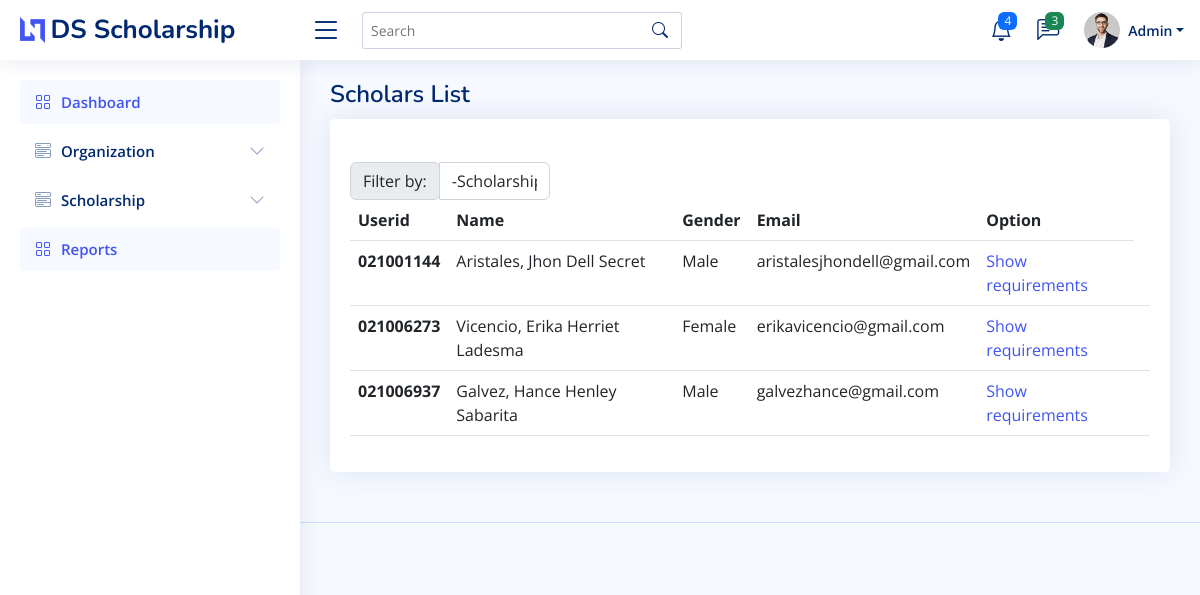
Before: /admin/list-scholars.php (signed in) with the older database file.
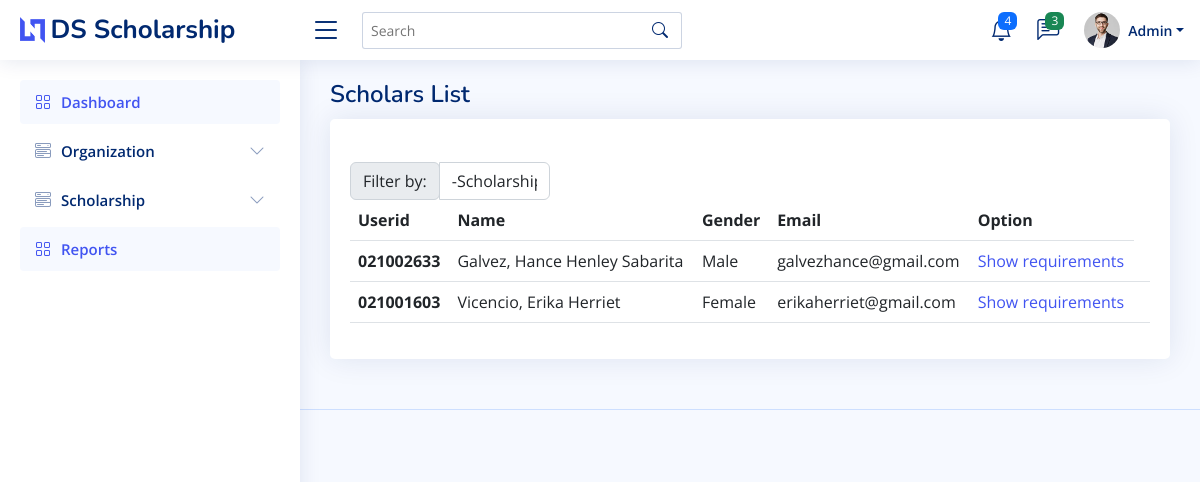
After: the same page with the newer database file.
### tables this page shows
CREATE TABLE `tbl_users` (
  `userID` varchar(100) NOT NULL,
  `userinfoID` text NOT NULL,
  `userlvlID` int(11) NOT NULL,
  `status` int(11) NOT NULL
);

CREATE TABLE `tbl_userinformation` (
  `userinfoID` varchar(100) NOT NULL,
  `fname` text DEFAULT NULL,
  `mname` text DEFAULT NULL,
  `lname` text DEFAULT NULL,
  `birthdate` text DEFAULT NULL,
  `gender` text DEFAULT NULL,
  `email` text NOT NULL,
  `contact` varchar(20) DEFAULT NULL,
  `address` varchar(100) DEFAULT NULL,
  `username` text NOT NULL,
  `password` text NOT NULL,
  `status` text NOT NULL,
  `profpic` varchar(255) NOT NULL
);

### admin/list-scholars.php (the view, shortened to what this page needs)
<?php
require '../conn.php';
$uid = $_SESSION['userID'];
$getdata = "SELECT * FROM `tbl_userinformation` INNER JOIN tbl_users ON tbl_userinformation.userinfoID = tbl_users.userinfoID WHERE tbl_users.userID = '$uid' ";
$getdataq = mysqli_query($conn, $getdata);
$rowdata = mysqli_fetch_array($getdataq);
?>
<!DOCTYPE html>
<html lang="en">
<head>
  <link href="../assets/vendor/bootstrap/css/bootstrap.min.css" rel="stylesheet">
  <link href="../assets/vendor/bootstrap-icons/bootstrap-icons.css" rel="stylesheet">
  <link href="../assets/vendor/boxicons/css/boxicons.min.css" rel="stylesheet">
  <link href="../assets/vendor/quill/quill.snow.css" rel="stylesheet">
  <link href="../assets/vendor/quill/quill.bubble.css" rel="stylesheet">
  <link href="../assets/vendor/remixicon/remixicon.css" rel="stylesheet">
  <link href="../assets/vendor/simple-datatables/style.css" rel="stylesheet">
  <link href="../assets/css/style.css" rel="stylesheet">
</head>
<body>
  <header id="header" class="header fixed-top d-flex align-items-center">
    <div class="d-flex align-items-center justify-content-between">
      <a href="index.html" class="logo d-flex align-items-center">
        <img src="../assets/img/logo.png" alt="">
        <span class="d-none d-lg-block">DS Scholarship</span>
      </a>
      <i class="bi bi-list toggle-sidebar-btn"></i>
    </div>
    <div class="search-bar">
      <form class="search-form d-flex align-items-center" method="POST" action="#">
        <input type="text" name="query" placeholder="Search" title="Enter search keyword">
        <button type="submit" title="Search"><i class="bi bi-search"></i></button>
      </form>
    </div>
    <nav class="header-nav ms-auto">
      <ul class="d-flex align-items-center">
        <li class="nav-item dropdown">
          <a class="nav-link nav-icon" href="#" data-bs-toggle="dropdown">
            <i class="bi bi-bell"></i>
            <span class="badge bg-primary badge-number">4</span>
          </a>
        </li>
        <li class="nav-item dropdown">
          <a class="nav-link nav-icon" href="#" data-bs-toggle="dropdown">
            <i class="bi bi-chat-left-text"></i>
            <span class="badge bg-success badge-number">3</span>
          </a>
        </li>
        <li class="nav-item dropdown pe-3">
        <a class="nav-link nav-profile d-flex align-items-center pe-0" href="#" data-bs-toggle="dropdown">
              <img src="../assets/img/profile-img.jpg" alt="Profile" class="rounded-circle">
              <span class="d-none d-md-block dropdown-toggle ps-2"><?php echo ucfirst($rowdata['fname']) ?></span>
            </a>
        </li>
      </ul>
    </nav>
  </header>
  <?php
    include('../include/sidebar-admin.php');
  ?>
  <main id="main" class="main">
      <div class="pagetitle">
        <h1>Scholars List</h1>
      </div>
      <div class="card">
        <div class="card-body">
          <h5 class="card-title"></h5>
          <table class="table">
          <div class="col-sm-3">
                            <div class="input-group">
                                <div class="input-group-prepend">
                                    <label class="input-group-text" for="filterDropdown">Filter by:</label>
                                </div>
                                <select class="form-control" id="filterDropdown">
                                    <option value="0,1,2,3">-Scholarship Applied-</option>
                                </select>
                            </div>
            <thead>
              <tr>
                <th scope="col">Userid</th>
                <th scope="col">Name</th>
                <th scope="col">Gender</th>
                <th scope="col">Email</th>
                <th scope="col">Option</th>
              </tr>
            </thead>
            <tbody>
              <?php
                require '../conn.php';
                $checkorg = "SELECT tbl_userinformation.userinfoID, CONCAT(tbl_userinformation.lname,', ',tbl_userinformation.fname,' ',tbl_userinformation.mname) AS Names, tbl_userinformation.gender, tbl_userinformation.email FROM tbl_userinformation INNER JOIN tbl_users ON tbl_users.userinfoID = tbl_userinformation.userinfoID WHERE tbl_users.userlvlID = 3;";
                $checkorgq = mysqli_query($conn, $checkorg);
                while($roworg = mysqli_fetch_array($checkorgq)){
                  $userid = $roworg['userinfoID'];
              ?>
              <tr>
                <th scope="row"><?php echo ucfirst($roworg['userinfoID'])?></th>
                <td><?php echo ucfirst($roworg['Names'])?></td>
                <td><?php echo ucfirst($roworg['gender'])?></td>
                <td><?php echo ($roworg['email'])?></td>
                <td><a href="#" id="myBtn<?php echo $userid?>">Show requirements</a></td>
                <td>
                </td>
              </tr>
              <?php
                }
              ?>
            </tbody>
          </table>
        </div>
      </div>
  </main>
  <footer id="footer" class="footer">
    <div class="credits">
    </div>
  </footer>
</body>
</html>

### include/sidebar-admin.php (shortened to what this page needs)
<aside id="sidebar" class="sidebar">
<ul class="sidebar-nav" id="sidebar-nav">
  <li class="nav-item">
    <a class="nav-link " href="index.php">
      <i class="bi bi-grid"></i>
      <span>Dashboard</span>
    </a>
  </li>
  <li class="nav-item">
    <a class="nav-link collapsed" data-bs-target="#components-nav1" data-bs-toggle="collapse" href="#">
      <i class="bi bi-menu-button-wide"></i><span>Organization</span><i class="bi bi-chevron-down ms-auto"></i>
    </a>
  </li>
  <li class="nav-item">
    <a class="nav-link collapsed" data-bs-target="#components-nav2" data-bs-toggle="collapse" href="#">
      <i class="bi bi-menu-button-wide"></i><span>Scholarship</span><i class="bi bi-chevron-down ms-auto"></i>
    </a>
  </li>
  <li class="nav-item">
    <a class="nav-link " href="reports.php">
      <i class="bi bi-grid"></i>
      <span>Reports</span>
    </a>
  </li>
</ul>
</aside>

### assets/css/style.css (style rules this page uses)
:root { scroll-behavior: smooth; }
body { font-family: "Open Sans", sans-serif; background: #f6f9ff; color: #444444; }
a { color: #4154f1; text-decoration: none; }
h1, h2, h3, h4, h5, h6 { font-family: "Nunito", sans-serif; }
#main { margin-top: 60px; padding: 20px 30px; transition: all 0.3s; }
.pagetitle { margin-bottom: 10px; }
.pagetitle h1 { font-size: 24px; margin-bottom: 0; font-weight: 600; color: #012970; }
.card { margin-bottom: 30px; border: none; border-radius: 5px; box-shadow: 0px 0 30px rgba(1, 41, 112, 0.1); }
.card-title { padding: 20px 0 15px 0; font-size: 18px; font-weight: 500; color: #012970; font-family: "Poppins", sans-serif; }
.card-body { padding: 0 20px 20px 20px; }
.logo { line-height: 1; }
@media (min-width: 1200px) { .logo { width: 280px; } }
.logo img { max-height: 26px; margin-right: 6px; }
.logo span { font-size: 26px; font-weight: 700; color: #012970; font-family: "Nunito", sans-serif; }
.header { transition: all 0.5s; z-index: 997; height: 60px; box-shadow: 0px 2px 20px rgba(1, 41, 112, 0.1); background-color: #fff; padding-left: 20px; }
.header .toggle-sidebar-btn { font-size: 32px; padding-left: 10px; cursor: pointer; color: #012970; }
.header .search-bar { min-width: 360px; padding: 0 20px; }
.header .search-form { width: 100%; }
.header .search-form input { border: 0; font-size: 14px; color: #012970; border: 1px solid rgba(1, 41, 112, 0.2); padding: 7px 38px 7px 8px; border-radius: 3px; transition: 0.3s; width: 100%; }
.header .search-form button { border: 0; padding: 0; margin-left: -30px; background: none; }
.header .search-form button i { color: #012970; }
.header-nav ul { list-style: none; }
.header-nav>ul { margin: 0; padding: 0; }
.header-nav .nav-icon { font-size: 22px; color: #012970; margin-right: 25px; position: relative; }
.header-nav .nav-profile { color: #012970; }
.header-nav .nav-profile img { max-height: 36px; }
.header-nav .nav-profile span { font-size: 14px; font-weight: 600; }
.header-nav .badge-number { position: absolute; inset: -2px -5px auto auto; font-weight: normal; font-size: 12px; padding: 3px 6px; }
.sidebar { position: fixed; top: 60px; left: 0; bottom: 0; width: 300px; z-index: 996; transition: all 0.3s; padding: 20px; overflow-y: auto; scrollbar-width: thin; scrollbar-color: #aab7cf transparent; box-shadow: 0px 0px 20px rgba(1, 41, 112, 0.1); background-color: #fff; }
@media (min-width: 1200px) { #main, #footer { margin-left: 300px; } }
.sidebar-nav { padding: 0; margin: 0; list-style: none; }
.sidebar-nav li { padding: 0; margin: 0; list-style: none; }
.sidebar-nav .nav-item { margin-bottom: 5px; }
.sidebar-nav .nav-link { display: flex; align-items: center; font-size: 15px; font-weight: 600; color: #4154f1; transition: 0.3; background: #f6f9ff; padding: 10px 15px; border-radius: 4px; }
.sidebar-nav .nav-link i { font-size: 16px; margin-right: 10px; color: #4154f1; }
.sidebar-nav .nav-link.collapsed { color: #012970; background: #fff; }
.sidebar-nav .nav-link.collapsed i { color: #899bbd; }
.sidebar-nav .nav-link .bi-chevron-down { margin-right: 0; transition: transform 0.2s ease-in-out; }
.footer { padding: 20px 0; font-size: 14px; transition: all 0.3s; border-top: 1px solid #cddfff; }
.footer .credits { padding-top: 5px; text-align: center; font-size: 13px; color: #012970; }

### admin/list-scholars.php (style rules this page uses)
* { margin: 0; padding: 0; box-sizing: border-box; }

Changed rows visible on the page:
removed tbl_userinformation: userinfoID "021001144", Names "Aristales, Jhon Dell Secret", gender "Male", email "aristalesjhondell@gmail.com"
removed tbl_userinformation: userinfoID "021006273", Names "Vicencio, Erika Herriet Ladesma", gender "Female", email "erikavicencio@gmail.com"
removed tbl_userinformation: userinfoID "021006937", Names "Galvez, Hance Henley Sabarita", gender "Male", email "galvezhance@gmail.com"
added tbl_userinformation: userinfoID "021002633", Names "Galvez, Hance Henley Sabarita", gender "Male", email "galvezhance@gmail.com"
added tbl_userinformation: userinfoID "021001603", Names "Vicencio, Erika Herriet", gender "Female", email "erikaherriet@gmail.com"
